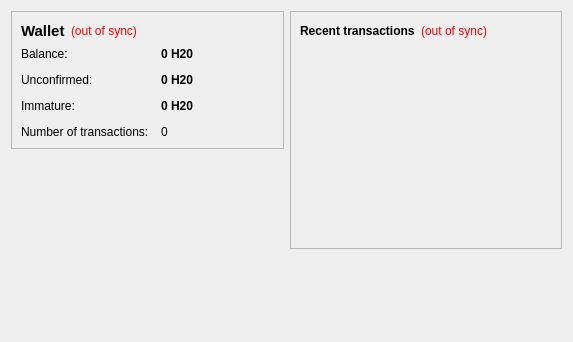
<?xml version="1.0" encoding="UTF-8"?>
<ui version="4.0">
 <class>OverviewPage</class>
 <widget class="QWidget" name="OverviewPage">
  <property name="geometry">
   <rect>
    <x>0</x>
    <y>0</y>
    <width>573</width>
    <height>342</height>
   </rect>
  </property>
  <property name="windowTitle">
   <string>Form</string>
  </property>
  <layout class="QHBoxLayout" name="horizontalLayout" stretch="1,1">
   <item>
    <layout class="QVBoxLayout" name="verticalLayout_2">
     <item>
      <widget class="QFrame" name="frame">
       <property name="frameShape">
        <enum>QFrame::StyledPanel</enum>
       </property>
       <property name="frameShadow">
        <enum>QFrame::Raised</enum>
       </property>
       <layout class="QVBoxLayout" name="verticalLayout_4">
        <item>
         <layout class="QHBoxLayout" name="horizontalLayout_4">
          <item>
           <widget class="QLabel" name="label_5">
            <property name="font">
             <font>
              <pointsize>11</pointsize>
              <weight>75</weight>
              <bold>true</bold>
             </font>
            </property>
            <property name="text">
             <string>Wallet</string>
            </property>
           </widget>
          </item>
          <item>
           <widget class="QLabel" name="labelWalletStatus">
            <property name="toolTip">
             <string>The displayed information may be out of date. Your wallet automatically synchronizes with the Washer-z network after a connection is established, but this process has not completed yet.</string>
            </property>
            <property name="styleSheet">
             <string notr="true">QLabel { color: red; }</string>
            </property>
            <property name="text">
             <string notr="true">(out of sync)</string>
            </property>
            <property name="alignment">
             <set>Qt::AlignLeading|Qt::AlignLeft|Qt::AlignVCenter</set>
            </property>
           </widget>
          </item>
          <item>
           <spacer name="horizontalSpacer_2">
            <property name="orientation">
             <enum>Qt::Horizontal</enum>
            </property>
            <property name="sizeHint" stdset="0">
             <size>
              <width>40</width>
              <height>20</height>
             </size>
            </property>
           </spacer>
          </item>
         </layout>
        </item>
        <item>
         <layout class="QFormLayout" name="formLayout_2">
          <property name="fieldGrowthPolicy">
           <enum>QFormLayout::AllNonFixedFieldsGrow</enum>
          </property>
          <property name="horizontalSpacing">
           <number>12</number>
          </property>
          <property name="verticalSpacing">
           <number>12</number>
          </property>
          <item row="0" column="0">
           <widget class="QLabel" name="label">
            <property name="text">
             <string>Balance:</string>
            </property>
           </widget>
          </item>
          <item row="0" column="1">
           <widget class="QLabel" name="labelBalance">
            <property name="font">
             <font>
              <weight>75</weight>
              <bold>true</bold>
             </font>
            </property>
            <property name="cursor">
             <cursorShape>IBeamCursor</cursorShape>
            </property>
            <property name="toolTip">
             <string>Your current balance</string>
            </property>
            <property name="text">
             <string notr="true">0 H20</string>
            </property>
            <property name="textInteractionFlags">
             <set>Qt::LinksAccessibleByMouse|Qt::TextSelectableByKeyboard|Qt::TextSelectableByMouse</set>
            </property>
           </widget>
          </item>
          <item row="1" column="0">
           <widget class="QLabel" name="label_3">
            <property name="text">
             <string>Unconfirmed:</string>
            </property>
           </widget>
          </item>
          <item row="1" column="1">
           <widget class="QLabel" name="labelUnconfirmed">
            <property name="font">
             <font>
              <weight>75</weight>
              <bold>true</bold>
             </font>
            </property>
            <property name="cursor">
             <cursorShape>IBeamCursor</cursorShape>
            </property>
            <property name="toolTip">
             <string>Total of transactions that have yet to be confirmed, and do not yet count toward the current balance</string>
            </property>
            <property name="text">
             <string notr="true">0 H20</string>
            </property>
            <property name="textInteractionFlags">
             <set>Qt::LinksAccessibleByMouse|Qt::TextSelectableByKeyboard|Qt::TextSelectableByMouse</set>
            </property>
           </widget>
          </item>
          <item row="3" column="0">
           <widget class="QLabel" name="label_2">
            <property name="text">
             <string>Number of transactions:</string>
            </property>
           </widget>
          </item>
          <item row="3" column="1">
           <widget class="QLabel" name="labelNumTransactions">
            <property name="toolTip">
             <string>Total number of transactions in wallet</string>
            </property>
            <property name="text">
             <string notr="true">0</string>
            </property>
           </widget>
          </item>
          <item row="2" column="0">
           <widget class="QLabel" name="labelImmatureText">
            <property name="text">
             <string>Immature:</string>
            </property>
           </widget>
          </item>
          <item row="2" column="1">
           <widget class="QLabel" name="labelImmature">
            <property name="font">
             <font>
              <weight>75</weight>
              <bold>true</bold>
             </font>
            </property>
            <property name="toolTip">
             <string>Mined balance that has not yet matured</string>
            </property>
            <property name="text">
             <string notr="true">0 H20</string>
            </property>
            <property name="textInteractionFlags">
             <set>Qt::LinksAccessibleByMouse|Qt::TextSelectableByKeyboard|Qt::TextSelectableByMouse</set>
            </property>
           </widget>
          </item>
         </layout>
        </item>
       </layout>
      </widget>
     </item>
     <item>
      <spacer name="verticalSpacer">
       <property name="orientation">
        <enum>Qt::Vertical</enum>
       </property>
       <property name="sizeHint" stdset="0">
        <size>
         <width>20</width>
         <height>40</height>
        </size>
       </property>
      </spacer>
     </item>
    </layout>
   </item>
   <item>
    <layout class="QVBoxLayout" name="verticalLayout_3">
     <item>
      <widget class="QFrame" name="frame_2">
       <property name="frameShape">
        <enum>QFrame::StyledPanel</enum>
       </property>
       <property name="frameShadow">
        <enum>QFrame::Raised</enum>
       </property>
       <layout class="QVBoxLayout" name="verticalLayout">
        <item>
         <layout class="QHBoxLayout" name="horizontalLayout_2">
          <item>
           <widget class="QLabel" name="label_4">
            <property name="text">
             <string>&lt;b&gt;Recent transactions&lt;/b&gt;</string>
            </property>
           </widget>
          </item>
          <item>
           <widget class="QLabel" name="labelTransactionsStatus">
            <property name="toolTip">
             <string>The displayed information may be out of date. Your wallet automatically synchronizes with the Washer-z network after a connection is established, but this process has not completed yet.</string>
            </property>
            <property name="styleSheet">
             <string notr="true">QLabel { color: red; }</string>
            </property>
            <property name="text">
             <string notr="true">(out of sync)</string>
            </property>
            <property name="alignment">
             <set>Qt::AlignRight|Qt::AlignTrailing|Qt::AlignVCenter</set>
            </property>
           </widget>
          </item>
          <item>
           <spacer name="horizontalSpacer">
            <property name="orientation">
             <enum>Qt::Horizontal</enum>
            </property>
            <property name="sizeHint" stdset="0">
             <size>
              <width>40</width>
              <height>20</height>
             </size>
            </property>
           </spacer>
          </item>
         </layout>
        </item>
        <item>
         <widget class="QListView" name="listTransactions">
          <property name="styleSheet">
           <string notr="true">QListView { background: transparent; }</string>
          </property>
          <property name="frameShape">
           <enum>QFrame::NoFrame</enum>
          </property>
          <property name="verticalScrollBarPolicy">
           <enum>Qt::ScrollBarAlwaysOff</enum>
          </property>
          <property name="horizontalScrollBarPolicy">
           <enum>Qt::ScrollBarAlwaysOff</enum>
          </property>
          <property name="selectionMode">
           <enum>QAbstractItemView::NoSelection</enum>
          </property>
         </widget>
        </item>
       </layout>
      </widget>
     </item>
     <item>
      <spacer name="verticalSpacer_2">
       <property name="orientation">
        <enum>Qt::Vertical</enum>
       </property>
       <property name="sizeHint" stdset="0">
        <size>
         <width>20</width>
         <height>40</height>
        </size>
       </property>
      </spacer>
     </item>
    </layout>
   </item>
  </layout>
 </widget>
 <resources/>
 <connections/>
</ui>
